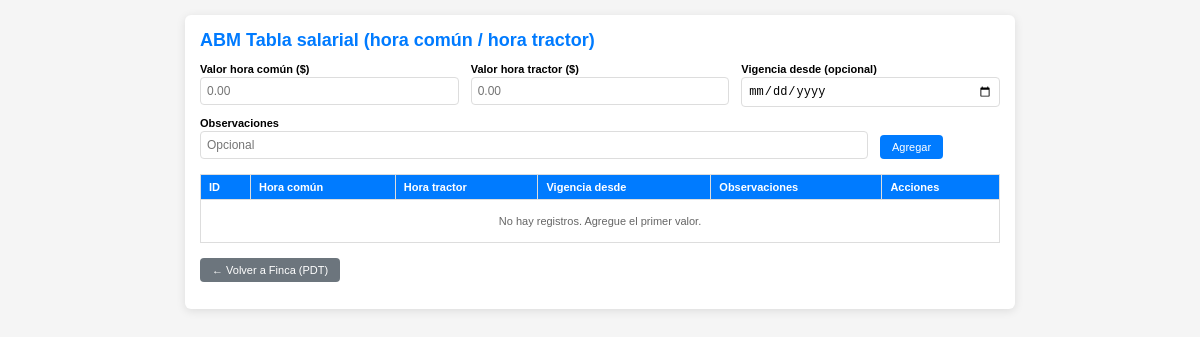
/gestionar_tabla_salarial.php (signed in), run on an earlier commit of the app's database.
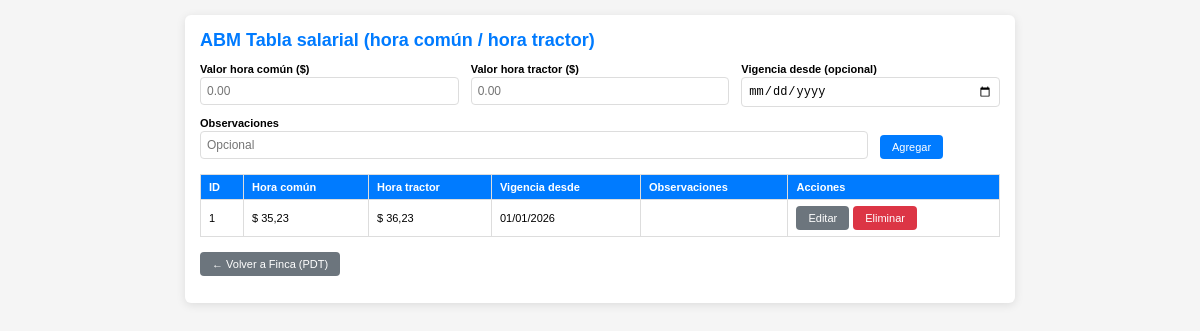
And on a later commit of the database.
### tables this page shows
CREATE TABLE `tabla_salarial` (
  `id` int(11) NOT NULL AUTO_INCREMENT,
  `valor_hora_comun` decimal(10,2) NOT NULL DEFAULT 0.00,
  `valor_hora_tractor` decimal(10,2) NOT NULL DEFAULT 0.00,
  `vigencia_desde` date DEFAULT NULL,
  `observaciones` varchar(255) DEFAULT NULL,
  `fecha_creacion` timestamp NOT NULL DEFAULT current_timestamp(),
  PRIMARY KEY (`id`),
  KEY `idx_vigencia` (`vigencia_desde`)
);

### gestionar_tabla_salarial.php (the view, shortened to what this page needs)
<?php
include 'db.php';
$editar_id = null;
$fila_edit = null;
$lista = mysqli_query($conexion, "SELECT * FROM tabla_salarial ORDER BY id DESC");
?>
<!DOCTYPE html>
<html lang="es">
<head>
</head>
<body>
    <div class="container">
        <h2>ABM Tabla salarial (hora común / hora tractor)</h2>
        <form method="POST">
            <div class="form-row">
                <div class="campo">
                    <label>Valor hora común ($)</label>
                    <input type="text" name="valor_hora_comun" required
                        value="<?= $fila_edit ? number_format($fila_edit['valor_hora_comun'], 2, '.', '') : '' ?>"
                        placeholder="0.00">
                </div>
                <div class="campo">
                    <label>Valor hora tractor ($)</label>
                    <input type="text" name="valor_hora_tractor" required
                        value="<?= $fila_edit ? number_format($fila_edit['valor_hora_tractor'], 2, '.', '') : '' ?>"
                        placeholder="0.00">
                </div>
                <div class="campo">
                    <label>Vigencia desde (opcional)</label>
                    <input type="date" name="vigencia_desde" value="<?= $fila_edit ? ($fila_edit['vigencia_desde'] ?? '') : '' ?>">
                </div>
            </div>
            <div class="form-row">
                <div class="campo" style="flex: 2;">
                    <label>Observaciones</label>
                    <input type="text" name="observaciones" value="<?= $fila_edit ? htmlspecialchars($fila_edit['observaciones'] ?? '') : '' ?>" placeholder="Opcional">
                </div>
                <div class="campo" style="flex: 0; align-self: flex-end;">
                    <button type="submit" name="guardar" class="btn btn-primary"><?= $editar_id ? 'Actualizar' : 'Agregar' ?></button>
                </div>
            </div>
        </form>
        <table>
            <thead>
                <tr>
                    <th>ID</th>
                    <th>Hora común</th>
                    <th>Hora tractor</th>
                    <th>Vigencia desde</th>
                    <th>Observaciones</th>
                    <th>Acciones</th>
                </tr>
            </thead>
            <tbody>
                <?php if ($lista && mysqli_num_rows($lista) > 0): ?>
                    <?php while ($f = mysqli_fetch_assoc($lista)): ?>
                        <tr>
                            <td><?= $f['id'] ?></td>
                            <td>$ <?= number_format($f['valor_hora_comun'], 2, ',', '.') ?></td>
                            <td>$ <?= number_format($f['valor_hora_tractor'], 2, ',', '.') ?></td>
                            <td><?= $f['vigencia_desde'] ? date('d/m/Y', strtotime($f['vigencia_desde'])) : '-' ?></td>
                            <td><?= htmlspecialchars($f['observaciones'] ?? '') ?></td>
                            <td>
                                <div class="acciones">
                                    <form method="POST" style="display:inline;">
                                        <button type="submit" name="editar" class="btn btn-secondary">Editar</button>
                                    </form>
                                    <form method="POST" style="display:inline;" onsubmit="return confirm('¿Eliminar este registro?');">
                                        <button type="submit" name="eliminar" class="btn btn-danger">Eliminar</button>
                                    </form>
                                </div>
                            </td>
                        </tr>
                    <?php endwhile; ?>
                <?php else: ?>
                    <tr>
                        <td colspan="6" style="text-align:center; padding:15px; color:#666;">No hay registros. Agregue el primer valor.</td>
                    </tr>
                <?php endif; ?>
            </tbody>
        </table>
        <p class="volver">
            <a href="gestionar_finca.php" class="btn btn-secondary">← Volver a Finca (PDT)</a>
        </p>
    </div>
</body>
</html>

What changed in the data, as far as the page shows it:
added tabla_salarial: id "1", valor_hora_comun "35,23", valor_hora_tractor "36,23", vigencia_desde "01/01/2026"
Also different on the page:
text no longer shown: "No hay registros. Agregue el primer valor."
